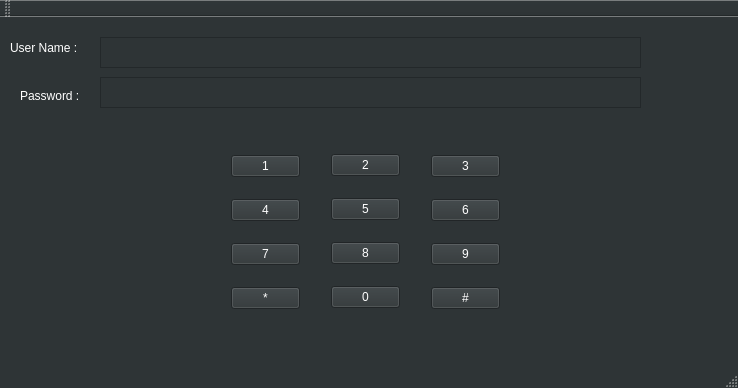
<?xml version="1.0" encoding="UTF-8"?>
<ui version="4.0">
 <class>Login</class>
 <widget class="QMainWindow" name="Login">
  <property name="geometry">
   <rect>
    <x>0</x>
    <y>0</y>
    <width>738</width>
    <height>388</height>
   </rect>
  </property>
  <property name="palette">
   <palette>
    <active>
     <colorrole role="WindowText">
      <brush brushstyle="SolidPattern">
       <color alpha="255">
        <red>255</red>
        <green>255</green>
        <blue>255</blue>
       </color>
      </brush>
     </colorrole>
     <colorrole role="Button">
      <brush brushstyle="SolidPattern">
       <color alpha="255">
        <red>46</red>
        <green>52</green>
        <blue>54</blue>
       </color>
      </brush>
     </colorrole>
     <colorrole role="Text">
      <brush brushstyle="SolidPattern">
       <color alpha="255">
        <red>255</red>
        <green>255</green>
        <blue>255</blue>
       </color>
      </brush>
     </colorrole>
     <colorrole role="ButtonText">
      <brush brushstyle="SolidPattern">
       <color alpha="255">
        <red>255</red>
        <green>255</green>
        <blue>255</blue>
       </color>
      </brush>
     </colorrole>
     <colorrole role="Base">
      <brush brushstyle="SolidPattern">
       <color alpha="255">
        <red>46</red>
        <green>52</green>
        <blue>54</blue>
       </color>
      </brush>
     </colorrole>
     <colorrole role="Window">
      <brush brushstyle="SolidPattern">
       <color alpha="255">
        <red>46</red>
        <green>52</green>
        <blue>54</blue>
       </color>
      </brush>
     </colorrole>
     <colorrole role="ToolTipText">
      <brush brushstyle="SolidPattern">
       <color alpha="255">
        <red>255</red>
        <green>255</green>
        <blue>255</blue>
       </color>
      </brush>
     </colorrole>
    </active>
    <inactive>
     <colorrole role="WindowText">
      <brush brushstyle="SolidPattern">
       <color alpha="255">
        <red>255</red>
        <green>255</green>
        <blue>255</blue>
       </color>
      </brush>
     </colorrole>
     <colorrole role="Button">
      <brush brushstyle="SolidPattern">
       <color alpha="255">
        <red>46</red>
        <green>52</green>
        <blue>54</blue>
       </color>
      </brush>
     </colorrole>
     <colorrole role="Text">
      <brush brushstyle="SolidPattern">
       <color alpha="255">
        <red>255</red>
        <green>255</green>
        <blue>255</blue>
       </color>
      </brush>
     </colorrole>
     <colorrole role="ButtonText">
      <brush brushstyle="SolidPattern">
       <color alpha="255">
        <red>255</red>
        <green>255</green>
        <blue>255</blue>
       </color>
      </brush>
     </colorrole>
     <colorrole role="Base">
      <brush brushstyle="SolidPattern">
       <color alpha="255">
        <red>46</red>
        <green>52</green>
        <blue>54</blue>
       </color>
      </brush>
     </colorrole>
     <colorrole role="Window">
      <brush brushstyle="SolidPattern">
       <color alpha="255">
        <red>46</red>
        <green>52</green>
        <blue>54</blue>
       </color>
      </brush>
     </colorrole>
     <colorrole role="ToolTipText">
      <brush brushstyle="SolidPattern">
       <color alpha="255">
        <red>255</red>
        <green>255</green>
        <blue>255</blue>
       </color>
      </brush>
     </colorrole>
    </inactive>
    <disabled>
     <colorrole role="WindowText">
      <brush brushstyle="SolidPattern">
       <color alpha="255">
        <red>190</red>
        <green>190</green>
        <blue>190</blue>
       </color>
      </brush>
     </colorrole>
     <colorrole role="Button">
      <brush brushstyle="SolidPattern">
       <color alpha="255">
        <red>46</red>
        <green>52</green>
        <blue>54</blue>
       </color>
      </brush>
     </colorrole>
     <colorrole role="Text">
      <brush brushstyle="SolidPattern">
       <color alpha="255">
        <red>190</red>
        <green>190</green>
        <blue>190</blue>
       </color>
      </brush>
     </colorrole>
     <colorrole role="ButtonText">
      <brush brushstyle="SolidPattern">
       <color alpha="255">
        <red>190</red>
        <green>190</green>
        <blue>190</blue>
       </color>
      </brush>
     </colorrole>
     <colorrole role="Base">
      <brush brushstyle="SolidPattern">
       <color alpha="255">
        <red>46</red>
        <green>52</green>
        <blue>54</blue>
       </color>
      </brush>
     </colorrole>
     <colorrole role="Window">
      <brush brushstyle="SolidPattern">
       <color alpha="255">
        <red>46</red>
        <green>52</green>
        <blue>54</blue>
       </color>
      </brush>
     </colorrole>
     <colorrole role="ToolTipText">
      <brush brushstyle="SolidPattern">
       <color alpha="255">
        <red>255</red>
        <green>255</green>
        <blue>255</blue>
       </color>
      </brush>
     </colorrole>
    </disabled>
   </palette>
  </property>
  <property name="windowTitle">
   <string>Login</string>
  </property>
  <widget class="QWidget" name="centralWidget">
   <widget class="QLabel" name="label">
    <property name="geometry">
     <rect>
      <x>10</x>
      <y>10</y>
      <width>91</width>
      <height>41</height>
     </rect>
    </property>
    <property name="text">
     <string>User Name : </string>
    </property>
   </widget>
   <widget class="QPlainTextEdit" name="LoginUserName">
    <property name="geometry">
     <rect>
      <x>100</x>
      <y>20</y>
      <width>541</width>
      <height>31</height>
     </rect>
    </property>
   </widget>
   <widget class="QLabel" name="label_2">
    <property name="geometry">
     <rect>
      <x>20</x>
      <y>70</y>
      <width>81</width>
      <height>17</height>
     </rect>
    </property>
    <property name="text">
     <string>Password : </string>
    </property>
   </widget>
   <widget class="QPlainTextEdit" name="LoginPassword">
    <property name="geometry">
     <rect>
      <x>100</x>
      <y>60</y>
      <width>541</width>
      <height>31</height>
     </rect>
    </property>
    <property name="frameShadow">
     <enum>QFrame::Raised</enum>
    </property>
   </widget>
   <widget class="QWidget" name="gridLayoutWidget">
    <property name="geometry">
     <rect>
      <x>220</x>
      <y>111</y>
      <width>91</width>
      <height>211</height>
     </rect>
    </property>
    <layout class="QGridLayout" name="gridLayout">
     <item row="2" column="0">
      <widget class="QPushButton" name="pushButton_13">
       <property name="text">
        <string>7</string>
       </property>
      </widget>
     </item>
     <item row="1" column="0">
      <widget class="QPushButton" name="pushButton_5">
       <property name="text">
        <string>4</string>
       </property>
      </widget>
     </item>
     <item row="3" column="0">
      <widget class="QPushButton" name="pushButton_Asterisk">
       <property name="text">
        <string>*</string>
       </property>
      </widget>
     </item>
     <item row="0" column="0">
      <widget class="QPushButton" name="pushButton_1">
       <property name="text">
        <string>1</string>
       </property>
      </widget>
     </item>
    </layout>
   </widget>
   <widget class="QWidget" name="gridLayoutWidget_2">
    <property name="geometry">
     <rect>
      <x>320</x>
      <y>110</y>
      <width>91</width>
      <height>211</height>
     </rect>
    </property>
    <layout class="QGridLayout" name="gridLayout_2">
     <item row="1" column="0">
      <widget class="QPushButton" name="pushButton_6">
       <property name="text">
        <string>5</string>
       </property>
      </widget>
     </item>
     <item row="0" column="0">
      <widget class="QPushButton" name="pushButton_2">
       <property name="text">
        <string>2</string>
       </property>
      </widget>
     </item>
     <item row="3" column="0">
      <widget class="QPushButton" name="pushButton_0">
       <property name="text">
        <string>0</string>
       </property>
      </widget>
     </item>
     <item row="2" column="0">
      <widget class="QPushButton" name="pushButton_8">
       <property name="text">
        <string>8</string>
       </property>
      </widget>
     </item>
    </layout>
   </widget>
   <widget class="QWidget" name="gridLayoutWidget_3">
    <property name="geometry">
     <rect>
      <x>420</x>
      <y>111</y>
      <width>91</width>
      <height>211</height>
     </rect>
    </property>
    <layout class="QGridLayout" name="gridLayout_3">
     <item row="0" column="0">
      <widget class="QPushButton" name="pushButton_9">
       <property name="text">
        <string>3</string>
       </property>
      </widget>
     </item>
     <item row="3" column="0">
      <widget class="QPushButton" name="pushButton_pound">
       <property name="text">
        <string>#</string>
       </property>
      </widget>
     </item>
     <item row="2" column="0">
      <widget class="QPushButton" name="pushButton_11">
       <property name="text">
        <string>9</string>
       </property>
      </widget>
     </item>
     <item row="1" column="0">
      <widget class="QPushButton" name="pushButton_12">
       <property name="text">
        <string>6</string>
       </property>
      </widget>
     </item>
    </layout>
   </widget>
  </widget>
  <widget class="QMenuBar" name="menuBar">
   <property name="geometry">
    <rect>
     <x>0</x>
     <y>0</y>
     <width>738</width>
     <height>22</height>
    </rect>
   </property>
  </widget>
  <widget class="QToolBar" name="mainToolBar">
   <attribute name="toolBarArea">
    <enum>TopToolBarArea</enum>
   </attribute>
   <attribute name="toolBarBreak">
    <bool>false</bool>
   </attribute>
  </widget>
  <widget class="QStatusBar" name="statusBar"/>
 </widget>
 <layoutdefault spacing="6" margin="11"/>
 <resources/>
 <connections/>
</ui>
